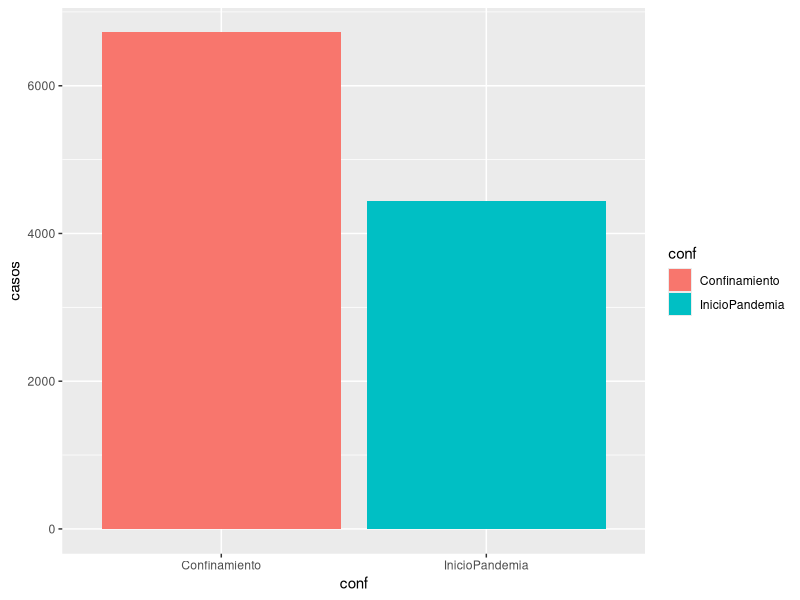
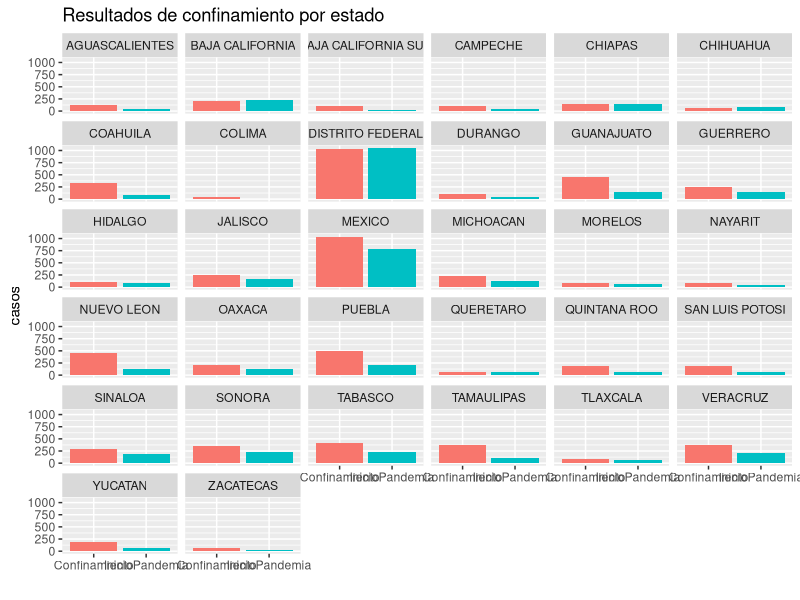
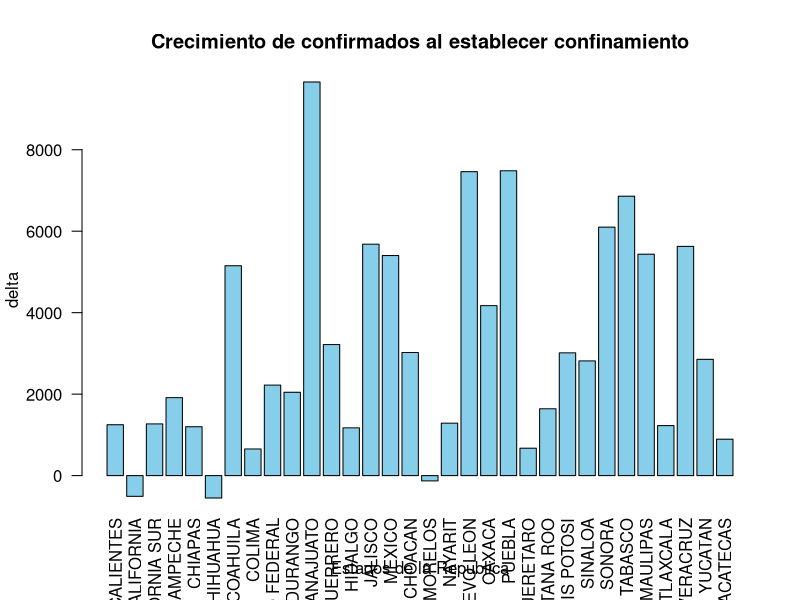
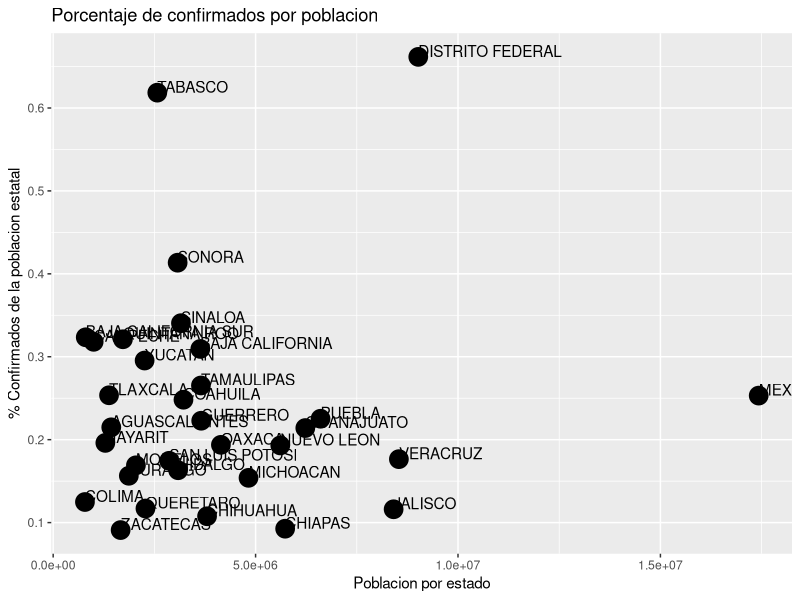
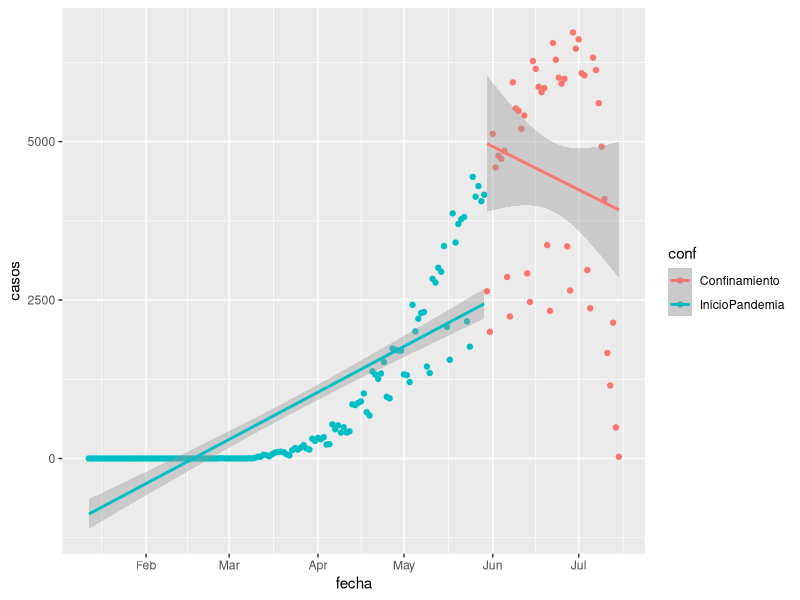

Write the R code that produced these figures, in order.
# Carga de libreria #

library(tidyverse)
library(lubridate)
library(dplyr)
library(ggplot2)
library(dplyr)
library(tidyverse)
library(GGally)

# Carga de informacion

df<-read.csv("Casos_Diarios_Estado_Nacional_Confirmados_20200715.csv")
str(df)

# Cambio de variable tiempo a long format
df_long<-df %>%
  pivot_longer(cols=starts_with("X"),
               names_to="fecha",
               values_to="casos")

head(df_long)

# Cambio de fecha a formato fecha en R

df_long$fecha<- df_long$fecha %>%
  str_remove("X") %>%
  dmy()

df_long<-rename(df_long, estado=nombre)

str(df_long)

# Definicion de fechas de corte para evaluar la efectividad del confinamiento

# 30 de Mayo y 15 de Julio

confinamiento<-"2020-05-30"

df_long$conf<-df_long$fecha<confinamiento

df_long$conf[df_long$conf==TRUE]<-'InicioPandemia'
df_long$conf[df_long$conf==FALSE]<-'Confinamiento'

#Subconjuntio de la base sin considerar acumulado nacional

df_long_estados<-subset(df_long,estado!='Nacional')

#Resultados del de confirmados por etapa de confinamiento

ggplot(subset(df_long,estado=='Nacional'),aes(fill=conf,y=casos,x=conf)) +
  geom_bar(position="dodge",stat="identity")

#Resultados del de confirmados por etapa de confinamiento y estado

ggplot(df_long_estados,aes(fill=conf,y=casos,x=conf)) +
  geom_bar(position="dodge",stat="identity") +
  ggtitle("Resultados de confinamiento por estado") +
  facet_wrap(~estado)+
  theme(legend.position="none")+
  xlab("")

conf_est<-df_long_estados  %>%
  group_by(estado,conf) %>%
  summarise(casos=sum(casos,na.rm=TRUE))%>%
  spread(conf,casos)

conf_est$delta<-conf_est$Confinamiento-conf_est$InicioPandemia

conf_est[order(conf_est$delta),]

# Delta de los confirmados por covid-19 por estado

barplot(conf_est$delta,
        names=conf_est$estado,
        las=2,
        main='Crecimiento de confirmados al establecer confinamiento',
        xlab="Estados de la Republica",
        ylab="delta",
        col="skyblue")

conf_est_por<-df_long_estados  %>%
  group_by(estado) %>%
  summarise(casos=sum(casos,na.rm=TRUE),poblacion=max(poblacion))

conf_est_por$por<-100*conf_est_por$casos/conf_est_por$poblacion

plot_por<-ggplot(conf_est_por,aes(x=poblacion,y=por))+
  geom_point(size=6)

print(plot_por + labs( title= "Porcentaje de confirmados por poblacion", y="% Confirmados de la poblacion estatal", x = "Poblacion por estado")+geom_text(aes(label=estado),hjust=0,vjust=0))

# Regresion Lineal

acum_dia<-df_long_estados  %>%
  group_by(conf,fecha) %>%
  summarise(casos=sum(casos,na.rm=TRUE))

ggplot(acum_dia, aes(fecha,casos,group=conf,col=conf)) + 
  geom_point() + geom_smooth(method=lm)



# Propuesta: analizar coeficientes de las betas para verificar si el cambio porcentual por dia ha bajado
